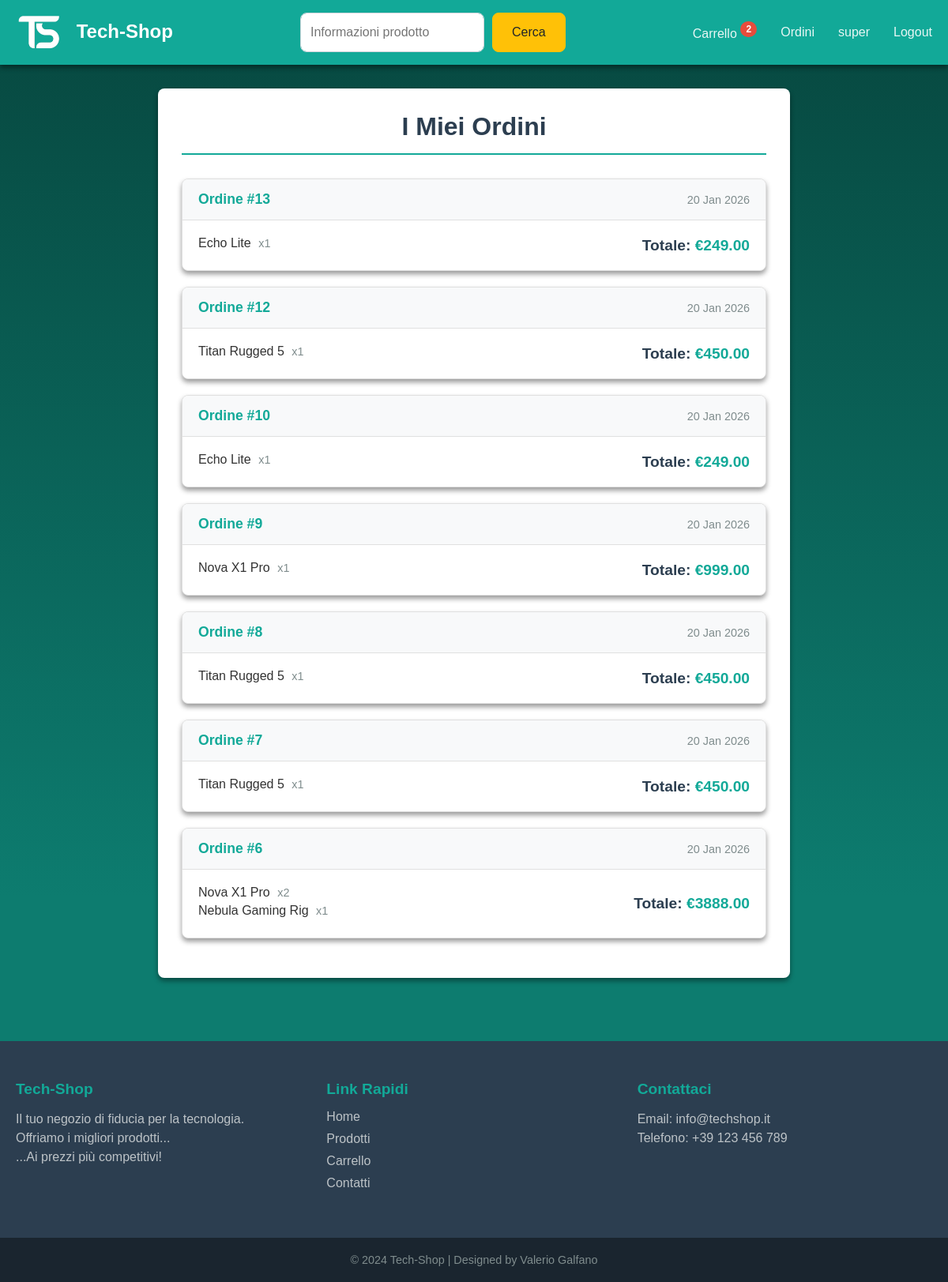
Page /order/list/ (signed in) on the committed database.
### order_app/models/Order.py (models this page shows, shortened)
class Order(models.Model):
    user = models.ForeignKey(User, on_delete=models.SET_NULL, null=True, blank=True)
    first_name = models.CharField(max_length=50)
    last_name = models.CharField(max_length=50)
    email = models.EmailField()
    address = models.CharField(max_length=250)
    postal_code = models.CharField(max_length=20)
    city = models.CharField(max_length=100)
    created_at = models.DateTimeField(auto_now_add=True)
    updated_at = models.DateTimeField(auto_now=True)
    paid = models.BooleanField(default=False)
    class Meta:
        ordering = ('-created_at',)
    def get_total_cost(self):
        return sum(item.get_cost() for item in self.items.all())

### order_app/models/OrderItem.py (models this page shows, shortened)
class OrderItem(models.Model):
    order = models.ForeignKey(Order, related_name='items', on_delete=models.CASCADE)
    product = models.ForeignKey(Product, related_name='order_items', on_delete=models.CASCADE)
    price = models.DecimalField(max_digits=10, decimal_places=2)
    quantity = models.PositiveIntegerField(default=1)
    def get_cost(self):
        return self.price * self.quantity

### shop_app/models/product.py (models this page shows, shortened)
class Product(models.Model):
    name = models.CharField(max_length=40)
    description = models.CharField(max_length=500, default='', blank=True, null=True)
    specs = models.CharField(max_length=300, default='', blank=True, null=True)
    price = models.DecimalField(max_digits=10, decimal_places=2, default=0)
    image = models.ImageField(upload_to='upload/products/')
    availability = models.IntegerField(default = 0)
    category = models.ForeignKey(Category, on_delete=models.CASCADE, default=1)

### order_app/views.py (the view)
# urls.py: path('list/', views.order_list, name='order_list'),
def order_list(request):
    if not request.user.is_authenticated:
        return redirect('login')
    orders = Order.objects.filter(user=request.user)
    return render(request, 'list.html', {'orders': orders})

### cart_app/views.py (called while the page is built)
def cart_total_quantity(request):
    total_quantity = 0
    session_key = request.session.session_key
    if request.user.is_authenticated:
        cart = Cart.objects.filter(user=request.user).first()
    elif session_key:
        cart = Cart.objects.filter(session_key=session_key, user=None).first()
    else:
        cart = None
    if cart:
        total_quantity = sum(item.quantity for item in cart.items.all())
    return {'cart_total_quantity': total_quantity}

### order_app/templates/list.html (shortened to what this page needs)
{% extends "base.html" %}
{% block content %}
<div class="container">
    <div class="orders-wrapper">
        <h2 class="orders-title">I Miei Ordini</h2>
        {% if orders %}
        <div class="orders-list">
            {% for order in orders %}
            <div class="order-card">
                <div class="order-header">
                    <div class="order-id">
                        Ordine #{{ order.id }}
                    </div>
                    <div class="order-date">
                        {{ order.created_at|date:"d M Y" }}
                    </div>
                </div>
                <div class="order-body">
                    <div class="order-items">
                        <ul class="order-items-list">
                            {% for item in order.items.all %}
                            <li>
                                <span class="item-name">{{ item.product.name }}</span>
                                <span class="item-qty">x{{ item.quantity }}</span>
                            </li>
                            {% endfor %}
                        </ul>
                    </div>
                    <div class="order-total">
                        Totale: <span>€{{ order.get_total_cost }}</span>
                    </div>
                </div>
            </div>
            {% endfor %}
        </div>
        {% else %}
        <div class="empty-orders-msg">
            <p>Non hai ancora effettuato ordini.</p>
            <a href="{% url 'home' %}" class="btn btn-primary" style="width: auto; margin-top: 20px;">Inizia lo
                Shopping</a>
        </div>
        {% endif %}
    </div>
</div>
{% endblock %}

### shop_app/templates/base.html (shortened to what this page needs)
<!DOCTYPE html>
<html lang="en">
{% load static %}
<head>
  <link rel="stylesheet" href="{% static 'css/style.css' %}?v=1" />
</head>
<body>
  <nav class="navbar">
    <div class="container">
      <a href="/" class="nav-brand">
        <img src="{% static 'images/Logo.png' %}" width="60" style="vertical-align: middle; margin-right: 10px"
          alt="logo" />
        Tech-Shop
      </a>
      <form class="search-form" action="/">
        <input type="search" placeholder="Informazioni prodotto" aria-label="Cerca" name="query" />
        <button class="btn btn-warning" type="submit">Cerca</button>
      </form>
      <ul class="nav-menu">
        <li>
          <a class="nav-link" href="{% url 'cart' %}">Carrello
            {% if request.resolver_match.url_name != 'cart' %}
            <span class="badge {% if cart_total_quantity == 0 %}badge-blue{% endif %}">{{ cart_total_quantity }}</span>
            {% endif %}
          </a>
        </li>
        {% if user.is_authenticated %}
        <li>
          <a class="nav-link" href="{% url 'order_list' %}">Ordini</a>
        </li>
        <li>
          <a class="nav-link" href="{% url 'profile' %}">{{ user.username }}</a>
        </li>
        <li>
          <a class="nav-link" href="{% url 'logout' %}">Logout</a>
        </li>
        {% else %}
        <li>
          <a class="nav-link" href="{% url 'login' %}">Login</a>
        </li>
        {% endif %}
      </ul>
    </div>
  </nav>
  <main class="main-content">
    {% block content %}{% endblock %}
  </main>
  <footer>
    <div class="footer-content">
      <div class="footer-section about">
        <h3>Tech-Shop</h3>
        <p>
          Il tuo negozio di fiducia per la tecnologia.<br />Offriamo i migliori
          prodotti...<br />...Ai prezzi più competitivi!
        </p>
      </div>
      <div class="footer-section links">
        <h3>Link Rapidi</h3>
        <ul>
          <li><a href="#">Home</a></li>
          <li><a href="#">Prodotti</a></li>
          <li><a href="#">Carrello</a></li>
          <li><a href="#">Contatti</a></li>
        </ul>
      </div>
      <div class="footer-section contact">
        <h3>Contattaci</h3>
        <p>Email: info@techshop.it</p>
        <p>Telefono: +39 123 456 789</p>
      </div>
    </div>
    <div class="footer-bottom">
      &copy; 2024 Tech-Shop | Designed by Valerio Galfano
    </div>
  </footer>
</body>
</html>

### shop_app/static/css/style.css (style rules this page uses)
* { box-sizing: border-box; margin: 0; padding: 0; }
body { background-color: #0d7c6f; min-height: 100vh; background-image: linear-gradient(0deg, #0d7c6f 30%, #07473f 100%); background-repeat: no-repeat; background-attachment: fixed; font-family: Arial, Helvetica, sans-serif; display: flex; flex-direction: column; }
.main-content { flex: 1; }
.container { max-width: 1200px; margin: 0 auto; padding: 0 20px; }
:root { --primary-color: #12a998; --secondary-color: #2C3E50; --full_badge-color: #E74C3C; --empty_badge-color: #00961b; --card-bg: #FFFFFF; --text-color: #333333; --text-light: #7F8C8D; --border-color: #E0E0E0; --shadow: 0 4px 6px rgba(0, 0, 0, 0.4); --radius: 8px; --transition: all 0.3s ease; }
.navbar { background-color: #12a998; padding: 1rem 0; box-shadow: var(--shadow); color: white; position: sticky; top: 0; z-index: 1000; }
.navbar .container { display: flex; justify-content: space-between; align-items: center; }
.nav-brand { font-size: 1.5rem; font-weight: bold; color: white; text-decoration: none; }
.nav-menu { display: flex; list-style: none; align-items: center; gap: 30px; }
.nav-link { color: rgba(255, 255, 255, 0.9); text-decoration: none; font-weight: 500; transition: all 0.3s ease; }
.badge { background-color: var(--full_badge-color); color: white; padding: 0.25em 0.6em; font-size: 0.75em; font-weight: 700; border-radius: 10rem; vertical-align: super; }
input[type="text"], input[type="password"], input[type="email"], input[type="search"] { display: block; width: 100%; padding: 0.75rem; font-size: 1rem; font-weight: 400; line-height: 1.5; color: #495057; background-color: #fff; background-clip: padding-box; border: 1px solid #ced4da; border-radius: 8px; transition: border-color .15s ease-in-out, box-shadow .15s ease-in-out; }
.btn { display: inline-block; font-weight: 400; text-align: center; white-space: nowrap; vertical-align: middle; user-select: none; border: 1px solid transparent; padding: 0.75rem 1.5rem; font-size: 1rem; line-height: 1.5; border-radius: var(--radius); transition: var(--transition); cursor: pointer; width: 100%; }
.btn-warning { color: #212529; background-color: #ffc107; border-color: #ffc107; width: auto; }
.search-form { display: flex; gap: 10px; }
footer { background-color: var(--secondary-color); color: white; padding-top: 50px; margin-top: 50px; }
.footer-content { display: flex; flex-wrap: wrap; justify-content: space-between; padding: 0 20px; max-width: 1200px; margin: 0 auto; gap: 20px; }
.footer-section { flex: 1; min-width: 250px; margin-bottom: 20px; }
.footer-section h3 { font-size: 1.2rem; margin-bottom: 15px; color: var(--primary-color); }
.footer-section p { line-height: 1.5; color: #bdc3c7; }
.footer-section ul { list-style: none; }
.footer-section ul li { margin-bottom: 10px; }
.footer-section ul li a { color: #bdc3c7; text-decoration: none; transition: var(--transition); }
.footer-bottom { background-color: #1a252f; text-align: center; padding: 20px 0; margin-top: 30px; color: #7f8c8d; font-size: 0.9rem; }
.orders-wrapper { margin: 30px auto; max-width: 800px; background: #ffffff; padding: 30px; border-radius: var(--radius); box-shadow: var(--shadow); }
.orders-title { text-align: center; color: var(--secondary-color); margin-bottom: 30px; font-size: 2rem; padding-bottom: 15px; border-bottom: 2px solid var(--primary-color); }
.order-card { background: #fff; border-radius: var(--radius); box-shadow: var(--shadow); margin-bottom: 20px; border: 1px solid var(--border-color); overflow: hidden; }
.order-header { background-color: #f8f9fa; padding: 15px 20px; border-bottom: 1px solid var(--border-color); display: flex; justify-content: space-between; align-items: center; }
.order-id { font-weight: bold; color: var(--primary-color); font-size: 1.1rem; }
.order-date { color: var(--text-light); font-size: 0.9rem; }
.order-body { padding: 20px; display: flex; justify-content: space-between; align-items: center; }
.order-items-list { list-style: none; padding: 0; margin: 0; }
.order-items-list li { margin-bottom: 5px; color: var(--text-color); }
.item-qty { color: var(--text-light); font-size: 0.9em; margin-left: 5px; }
.order-total { font-size: 1.2rem; color: var(--secondary-color); font-weight: bold; }
.order-total span { color: var(--primary-color); }

### rows in the picture
Order: id "13", created_at "20 Jan 2026", get_total_cost "249.00"
OrderItem: product.name "Echo Lite", quantity "1"
Order: id "12", created_at "20 Jan 2026", get_total_cost "450.00"
OrderItem: product.name "Titan Rugged 5", quantity "1"
Order: id "10", created_at "20 Jan 2026", get_total_cost "249.00"
OrderItem: product.name "Echo Lite", quantity "1"
Order: id "9", created_at "20 Jan 2026", get_total_cost "999.00"
OrderItem: product.name "Nova X1 Pro", quantity "1"
Order: id "8", created_at "20 Jan 2026", get_total_cost "450.00"
OrderItem: product.name "Titan Rugged 5", quantity "1"
Order: id "7", created_at "20 Jan 2026", get_total_cost "450.00"
OrderItem: product.name "Titan Rugged 5", quantity "1"
Order: id "6", created_at "20 Jan 2026", get_total_cost "3888.00"
OrderItem: product.name "Nova X1 Pro", quantity "2"
OrderItem: product.name "Nebula Gaming Rig", quantity "1"

### other values in the picture
{{ cart_total_quantity }} "2"
{{ user.username }} "super"
